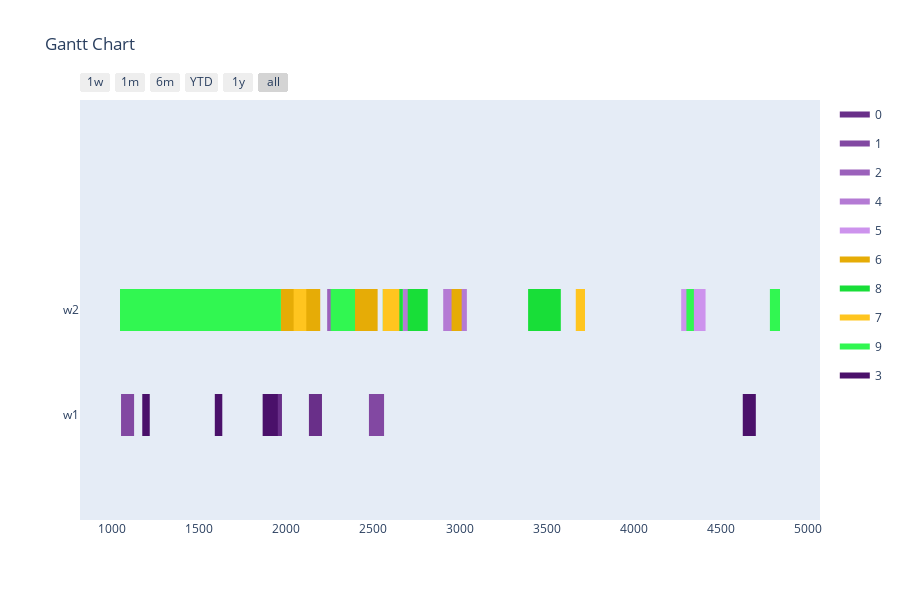

Write notebook code for a chart like this one.
### Markdown cell above
Config 2 - Test with Two Point Crossover

### Code cell
optimizer = BaseGA(env)
optimizer.set_minimize()
# optional (in this case, all options given are the default option, if the configuration step is skipped)
optimizer.configure('tardiness', 'twopointcrossover', 'roulettewheel', 'randomize')
# choose an input generator (optional) -> decides how the data gets converted into the optimizer format
#optimizer.set_input_generator('SameLengthAlternativesGenerator')
# all parameters after offspring_amount are optional (in this case -> verbose=True)
result, best_fitness_history, average_fitness_history, best_generation_history, feasible_gen = optimizer.optimize(orders, max_generations, earliest_time_slot, last_time_slot, population_size, offspring_amount, verbose=True)
workstation_assignments = reformat_result(result, orders, env)
visualize(workstation_assignments, best_fitness_history, average_fitness_history, best_generation_history, feasible_gen)

### Figure 1 — Plotly figure (JSON) as saved in the notebook; plotly's stock layout.template omitted (floating-point values rounded to 4 significant figures)
{"data": [{"fill": "toself", "fillcolor": "rgb(105, 47, 137)", "hoverinfo": "name", "legendgroup": "rgb(105, 47, 137)", "mode": "none", "name": "0", "type": "scatter", "x": [495, 578, 578, 495, 495, 2131, 2206, 2206, 2131, 2131, 1941, 1976, 1976, 1941, 1941, 299, 386, 386, 299, 299, 242, 317, 317, 242, 242, 245, 288, 288, 245], "y": [0.8, 0.8, 1.2, 1.2, null, -0.2, -0.2, 0.2, 0.2, null, -0.2, -0.2, 0.2, 0.2, null, -0.2, -0.2, 0.2, 0.2, null, -0.2, -0.2, 0.2, 0.2, null, -0.2, -0.2, 0.2, 0.2]}, {"fill": "toself", "fillcolor": "rgb(130, 72, 162)", "hoverinfo": "name", "legendgroup": "rgb(130, 72, 162)", "mode": "none", "name": "1", "type": "scatter", "x": [2396, 2491, 2491, 2396, 2396, 1566, 1661, 1661, 1566, 1566, 663, 758, 758, 663, 663, 2476, 2563, 2563, 2476, 2476, 900, 943, 943, 900, 900, 1051, 1126, 1126, 1051], "y": [0.8, 0.8, 1.2, 1.2, null, 0.8, 0.8, 1.2, 1.2, null, 0.8, 0.8, 1.2, 1.2, null, -0.2, -0.2, 0.2, 0.2, null, -0.2, -0.2, 0.2, 0.2, null, -0.2, -0.2, 0.2, 0.2]}, {"fill": "toself", "fillcolor": "rgb(155, 97, 187)", "hoverinfo": "name", "legendgroup": "rgb(155, 97, 187)", "mode": "none", "name": "2", "type": "scatter", "x": [227, 271, 271, 227, 227, 547, 610, 610, 547, 547, 2236, 2280, 2280, 2236, 2236, 494, 557, 557, 494], "y": [0.8, 0.8, 1.2, 1.2, null, 0.8, 0.8, 1.2, 1.2, null, 0.8, 0.8, 1.2, 1.2, null, 0.8, 0.8, 1.2, 1.2]}, {"fill": "toself", "fillcolor": "rgb(180, 122, 212)", "hoverinfo": "name", "legendgroup": "rgb(180, 122, 212)", "mode": "none", "name": "4", "type": "scatter", "x": [2903, 2956, 2956, 2903, 2903, 2966, 3039, 3039, 2966, 2966, 2672, 2745, 2745, 2672, 2672, 916, 969, 969, 916], "y": [0.8, 0.8, 1.2, 1.2, null, 0.8, 0.8, 1.2, 1.2, null, 0.8, 0.8, 1.2, 1.2, null, 0.8, 0.8, 1.2, 1.2]}, {"fill": "toself", "fillcolor": "rgb(205, 147, 237)", "hoverinfo": "name", "legendgroup": "rgb(205, 147, 237)", "mode": "none", "name": "5", "type": "scatter", "x": [771, 814, 814, 771, 771, 1396, 1536, 1536, 1396, 1396, 859, 902, 902, 859, 859, 4271, 4411, 4411, 4271, 4271, 2261, 2322, 2322, 2261, 2261, 1567, 1702, 1702, 1567, 1567, 2381, 2439, 2439, 2381], "y": [0.8, 0.8, 1.2, 1.2, null, 0.8, 0.8, 1.2, 1.2, null, 0.8, 0.8, 1.2, 1.2, null, 0.8, 0.8, 1.2, 1.2, null, 0.8, 0.8, 1.2, 1.2, null, 0.8, 0.8, 1.2, 1.2, null, 0.8, 0.8, 1.2, 1.2]}, {"fill": "toself", "fillcolor": "rgb(230, 172, 6)", "hoverinfo": "name", "legendgroup": "rgb(230, 172, 6)", "mode": "none", "name": "6", "type": "scatter", "x": [1116, 1241, 1241, 1116, 1116, 372, 415, 415, 372, 372, 2391, 2526, 2526, 2391, 2391, 2951, 3009, 3009, 2951, 2951, 1970, 2110, 2110, 1970, 1970, 2311, 2426, 2426, 2311, 2311, 2071, 2196, 2196, 2071], "y": [0.8, 0.8, 1.2, 1.2, null, 0.8, 0.8, 1.2, 1.2, null, 0.8, 0.8, 1.2, 1.2, null, 0.8, 0.8, 1.2, 1.2, null, 0.8, 0.8, 1.2, 1.2, null, 0.8, 0.8, 1.2, 1.2, null, 0.8, 0.8, 1.2, 1.2]}, {"fill": "toself", "fillcolor": "rgb(24, 222, 56)", "hoverinfo": "name", "legendgroup": "rgb(24, 222, 56)", "mode": "none", "name": "8", "type": "scatter", "x": [448, 509, 509, 448, 448, 743, 858, 858, 743, 743, 481, 524, 524, 481, 481, 2699, 2814, 2814, 2699, 2699, 2556, 2671, 2671, 2556, 2556, 3439, 3579, 3579, 3439, 3439, 3391, 3516, 3516, 3391], "y": [0.8, 0.8, 1.2, 1.2, null, 0.8, 0.8, 1.2, 1.2, null, 0.8, 0.8, 1.2, 1.2, null, 0.8, 0.8, 1.2, 1.2, null, 0.8, 0.8, 1.2, 1.2, null, 0.8, 0.8, 1.2, 1.2, null, 0.8, 0.8, 1.2, 1.2]}, {"fill": "toself", "fillcolor": "rgb(255, 197, 31)", "hoverinfo": "name", "legendgroup": "rgb(255, 197, 31)", "mode": "none", "name": "7", "type": "scatter", "x": [2043, 2116, 2116, 2043, 2043, 3665, 3718, 3718, 3665, 3665, 2598, 2651, 2651, 2598, 2598, 2556, 2629, 2629, 2556], "y": [0.8, 0.8, 1.2, 1.2, null, 0.8, 0.8, 1.2, 1.2, null, 0.8, 0.8, 1.2, 1.2, null, 0.8, 0.8, 1.2, 1.2]}, {"fill": "toself", "fillcolor": "rgb(49, 247, 81)", "hoverinfo": "name", "legendgroup": "rgb(49, 247, 81)", "mode": "none", "name": "9", "type": "scatter", "x": [599, 724, 724, 599, 599, 987, 1045, 1045, 987, 987, 2256, 2396, 2396, 2256, 2256, 4301, 4344, 4344, 4301, 4301, 407, 465, 465, 407, 407, 4781, 4839, 4839, 4781, 4781, 551, 612, 612, 551], "y": [0.8, 0.8, 1.2, 1.2, null, 0.8, 0.8, 1.2, 1.2, null, 0.8, 0.8, 1.2, 1.2, null, 0.8, 0.8, 1.2, 1.2, null, 0.8, 0.8, 1.2, 1.2, null, 0.8, 0.8, 1.2, 1.2, null, 0.8, 0.8, 1.2, 1.2]}, {"fill": "toself", "fillcolor": "rgb(74, 16, 106)", "hoverinfo": "name", "legendgroup": "rgb(74, 16, 106)", "mode": "none", "name": "3", "type": "scatter", "x": [4625, 4700, 4700, 4625, 4625, 1173, 1216, 1216, 1173, 1173, 518, 593, 593, 518, 518, 486, 521, 521, 486, 486, 1590, 1633, 1633, 1590, 1590, 1865, 1952, 1952, 1865], "y": [-0.2, -0.2, 0.2, 0.2, null, -0.2, -0.2, 0.2, 0.2, null, -0.2, -0.2, 0.2, 0.2, null, -0.2, -0.2, 0.2, 0.2, null, -0.2, -0.2, 0.2, 0.2, null, -0.2, -0.2, 0.2, 0.2]}, {"legendgroup": "rgb(105, 47, 137)", "marker": {"color": "rgb(105, 47, 137)", "opacity": 0, "size": 1}, "mode": "markers", "name": "", "showlegend": false, "text": [null, null, null, null, null, null, null, null, null, null, null, null], "type": "scatter", "x": [495, 578, 2131, 2206, 1941, 1976, 299, 386, 242, 317, 245, 288], "y": [1, 1, 0, 0, 0, 0, 0, 0, 0, 0, 0, 0]}, {"legendgroup": "rgb(130, 72, 162)", "marker": {"color": "rgb(130, 72, 162)", "opacity": 0, "size": 1}, "mode": "markers", "name": "", "showlegend": false, "text": [null, null, null, null, null, null, null, null, null, null, null, null], "type": "scatter", "x": [2396, 2491, 1566, 1661, 663, 758, 2476, 2563, 900, 943, 1051, 1126], "y": [1, 1, 1, 1, 1, 1, 0, 0, 0, 0, 0, 0]}, {"legendgroup": "rgb(155, 97, 187)", "marker": {"color": "rgb(155, 97, 187)", "opacity": 0, "size": 1}, "mode": "markers", "name": "", "showlegend": false, "text": [null, null, null, null, null, null, null, null], "type": "scatter", "x": [227, 271, 547, 610, 2236, 2280, 494, 557], "y": [1, 1, 1, 1, 1, 1, 1, 1]}, {"legendgroup": "rgb(180, 122, 212)", "marker": {"color": "rgb(180, 122, 212)", "opacity": 0, "size": 1}, "mode": "markers", "name": "", "showlegend": false, "text": [null, null, null, null, null, null, null, null], "type": "scatter", "x": [2903, 2956, 2966, 3039, 2672, 2745, 916, 969], "y": [1, 1, 1, 1, 1, 1, 1, 1]}, {"legendgroup": "rgb(205, 147, 237)", "marker": {"color": "rgb(205, 147, 237)", "opacity": 0, "size": 1}, "mode": "markers", "name": "", "showlegend": false, "text": [null, null, null, null, null, null, null, null, null, null, null, null, null, null], "type": "scatter", "x": [771, 814, 1396, 1536, 859, 902, 4271, 4411, 2261, 2322, 1567, 1702, 2381, 2439], "y": [1, 1, 1, 1, 1, 1, 1, 1, 1, 1, 1, 1, 1, 1]}, {"legendgroup": "rgb(230, 172, 6)", "marker": {"color": "rgb(230, 172, 6)", "opacity": 0, "size": 1}, "mode": "markers", "name": "", "showlegend": false, "text": [null, null, null, null, null, null, null, null, null, null, null, null, null, null], "type": "scatter", "x": [1116, 1241, 372, 415, 2391, 2526, 2951, 3009, 1970, 2110, 2311, 2426, 2071, 2196], "y": [1, 1, 1, 1, 1, 1, 1, 1, 1, 1, 1, 1, 1, 1]}, {"legendgroup": "rgb(24, 222, 56)", "marker": {"color": "rgb(24, 222, 56)", "opacity": 0, "size": 1}, "mode": "markers", "name": "", "showlegend": false, "text": [null, null, null, null, null, null, null, null, null, null, null, null, null, null], "type": "scatter", "x": [448, 509, 743, 858, 481, 524, 2699, 2814, 2556, 2671, 3439, 3579, 3391, 3516], "y": [1, 1, 1, 1, 1, 1, 1, 1, 1, 1, 1, 1, 1, 1]}, {"legendgroup": "rgb(255, 197, 31)", "marker": {"color": "rgb(255, 197, 31)", "opacity": 0, "size": 1}, "mode": "markers", "name": "", "showlegend": false, "text": [null, null, null, null, null, null, null, null], "type": "scatter", "x": [2043, 2116, 3665, 3718, 2598, 2651, 2556, 2629], "y": [1, 1, 1, 1, 1, 1, 1, 1]}, {"legendgroup": "rgb(49, 247, 81)", "marker": {"color": "rgb(49, 247, 81)", "opacity": 0, "size": 1}, "mode": "markers", "name": "", "showlegend": false, "text": [null, null, null, null, null, null, null, null, null, null, null, null, null, null], "type": "scatter", "x": [599, 724, 987, 1045, 2256, 2396, 4301, 4344, 407, 465, 4781, 4839, 551, 612], "y": [1, 1, 1, 1, 1, 1, 1, 1, 1, 1, 1, 1, 1, 1]}, {"legendgroup": "rgb(74, 16, 106)", "marker": {"color": "rgb(74, 16, 106)", "opacity": 0, "size": 1}, "mode": "markers", "name": "", "showlegend": false, "text": [null, null, null, null, null, null, null, null, null, null, null, null], "type": "scatter", "x": [4625, 4700, 1173, 1216, 518, 593, 486, 521, 1590, 1633, 1865, 1952], "y": [0, 0, 0, 0, 0, 0, 0, 0, 0, 0, 0, 0]}], "layout": {"height": 600, "hovermode": "closest", "showlegend": true, "title": {"text": "Gantt Chart"}, "xaxis": {"rangeselector": {"buttons": [{"count": 7, "label": "1w", "step": "day", "stepmode": "backward"}, {"count": 1, "label": "1m", "step": "month", "stepmode": "backward"}, {"count": 6, "label": "6m", "step": "month", "stepmode": "backward"}, {"count": 1, "label": "YTD", "step": "year", "stepmode": "todate"}, {"count": 1, "label": "1y", "step": "year", "stepmode": "backward"}, {"step": "all"}]}, "showgrid": false, "type": "date", "zeroline": false}, "yaxis": {"autorange": false, "range": [-1, 3], "showgrid": false, "ticktext": ["w1", "w2"], "tickvals": [0, 1], "zeroline": false}}}
